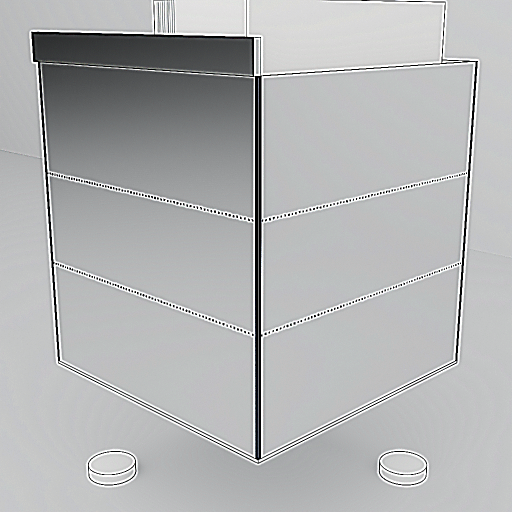
#> input picture docs/images/nv960/ours/R026.png, 1024 x 1024 px (shown at 1/2 size)
$ python -i pixel_framework.py   (imports and definitions only)
#> lines starting #> are read from the running program, lines starting #| are printed output that depends on the picture; after the words box and inside, x2 and y2 are one past the last pixel; in counts of white or black regions, pixels touching at a corner belong together
#!/usr/bin/env python3
"""像素级客观对比框架 — Pack10K vs NVIDIA USDCraft 参照渲染。

与 GPT 视觉打分并行的第二支柱 (主观+客观双框架)。
指标 (每行 6 项, 每项给出我方值/参照值/对齐度):
  H1 灰度直方图分布   32-bin 归一化直方图 L1 距离 (越小越近)
  H2 亮度均值/方差    整体曝光水平对齐
  E1 边缘密度         Sobel |>24| 像素占比 (细节丰富度)
  E2 边缘方向熵       边缘方向分布均匀度 (结构复杂度)
  C1 主色             KMeans(k=5) 主色质心与占比
  B1 背景均匀度       四角+上带区域局部标准差中位数 (无缝度, 低=好)
用法: python pixel_framework.py <ours.png> <theirs.png> [--json OUT]
"""
import sys
from pathlib import Path

import numpy as np
from PIL import Image


def load_gray(p):
    return np.asarray(Image.open(p).convert("L"), float)


def load_rgb(p):
    return np.asarray(Image.open(p).convert("RGB"), float)


# [17 lines left out: functions hist_l1, ssim_simple, not called in this run]


def sobel_edges(img):
    gx = np.zeros_like(img)
    gy = np.zeros_like(img)
    gx[1:-1, 1:-1] = (
        -img[:-2, :-2] - 2 * img[1:-1, :-2] - img[2:, :-2]
        + img[:-2, 2:] + 2 * img[1:-1, 2:] + img[2:, 2:]
    )
    gy[1:-1, 1:-1] = (
        -img[:-2, :-2] - 2 * img[:-2, 1:-1] - img[:-2, 2:]
        + img[2:, :-2] + 2 * img[2:, 1:-1] + img[2:, 2:]
    )
    mag = np.hypot(gx, gy) / 4.0
    ang = np.degrees(np.arctan2(gy, gx)) % 180.0
    return mag, ang


def edge_stats(img):
    mag, ang = sobel_edges(img)
    strong = mag > 24
    density = float(strong.mean())
    if strong.sum() > 50:
        hist, _ = np.histogram(ang[strong], bins=18, range=(0, 180))
        p = hist / max(1, hist.sum())
        p = p[p > 0]
        entropy = float(-(p * np.log(p)).sum() / np.log(18))
    else:
        entropy = 0.0
    return density, entropy


def kmeans5(rgb, iters=8, seed=0):
    px = rgb.reshape(-1, 3)[:: max(1, rgb.shape[0] * rgb.shape[1] // 20000)]
    rng = np.random.default_rng(seed)
    centers = px[rng.choice(len(px), 5, replace=False)]
    for _ in range(iters):
        d = ((px[:, None, :] - centers[None, :, :]) ** 2).sum(2)
        lab = d.argmin(1)
        for k in range(5):
            sel = px[lab == k]
            if len(sel):
                centers[k] = sel.mean(0)
    d = ((px[:, None, :] - centers[None, :, :]) ** 2).sum(2)
    lab = d.argmin(1)
    counts = np.bincount(lab, minlength=5)
    order = counts.argsort()[::-1]
    return [(centers[k].round(1).tolist(), round(float(counts[k] / len(px)), 3)) for k in order]


def bg_uniformity(img):
    """四角+上带的局部标准差中位数 (无缝度)。"""
    h, w = img.shape
    m = max(8, w // 10)
    zones = [
        img[: h // 6, :m], img[: h // 6, w - m :],
        img[h // 6: h // 3, :m], img[h // 6: h // 3, w - m :],
        img[: h // 8, w // 2 - m // 2: w // 2 + m // 2],
    ]
    stds = [float(z.std()) for z in zones if z.size > 50]
    return float(np.median(stds)) if stds else 0.0


def metrics(png_path):
    g = load_gray(png_path)
    rgb = load_rgb(png_path)
    density, entropy = edge_stats(g)
#> in sobel_edges, `gx[1:-1, 1:-1] = ( -img[:-2, :-2] - 2 * img[1:-1, :-2] - img[2:, :-2] ..`:
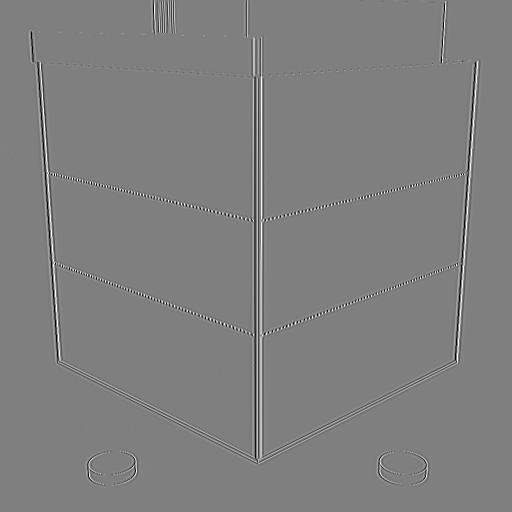
#> gx: shape (1024, 1024) float64 (shown at 1/2 size); min -1020, max 1020, mean 0.1; drawn with min black and max white
#> in sobel_edges, `gy[1:-1, 1:-1] = ( -img[:-2, :-2] - 2 * img[:-2, 1:-1] - img[:-2, 2:] ..`:
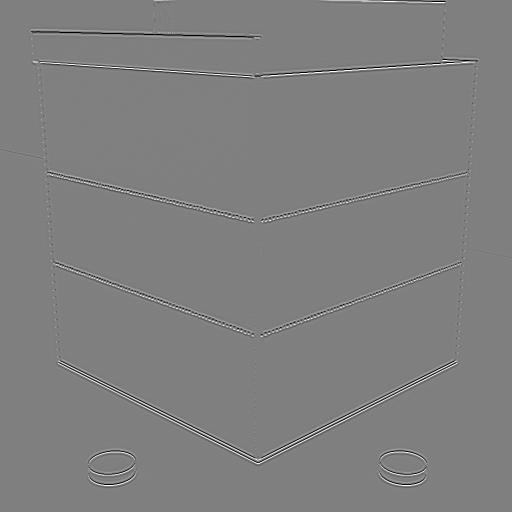
#> gy: shape (1024, 1024) float64 (shown at 1/2 size); min -1020, max 1020, mean 0; drawn with min black and max white
#> in sobel_edges, `mag = np.hypot(gx, gy) / 4.0`:
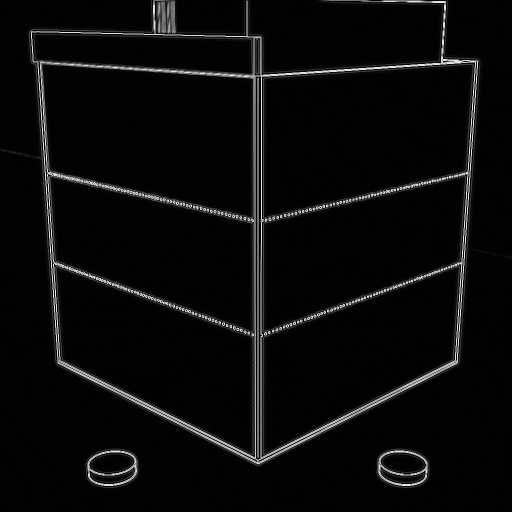
#> mag: shape (1024, 1024) float64 (shown at 1/2 size); min 0, max 285.1, mean 12.1; drawn with min black and max white
#> in sobel_edges, `ang = np.degrees(np.arctan2(gy, gx)) % 180.0`:
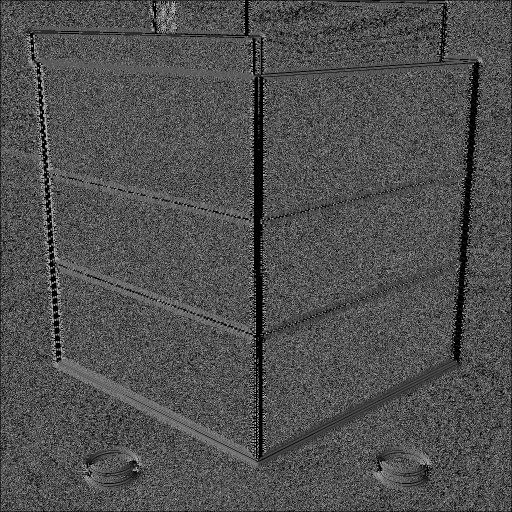
#> ang: shape (1024, 1024) float64 (shown at 1/2 size); min 0, max 179.9, mean 80.2
#> in edge_stats, `strong = mag > 24`:
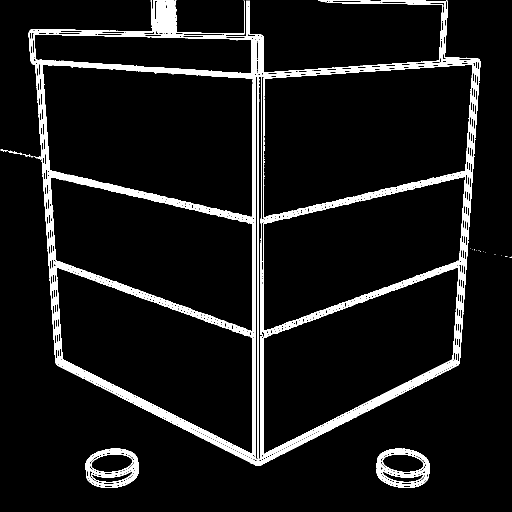
#> strong: shape (1024, 1024) bool (shown at 1/2 size); 7.2% white; 26 white regions (19 under 20 px), largest, box (x1, y1, x2, y2) and area: (57, 1, 961, 932) 66982, (752, 896, 859, 976) 3143, (170, 897, 277, 976) 2677
#> in edge_stats, `density = float(strong.mean())`: density = 0.0716
#> in edge_stats, `hist, _ = np.histogram(ang[strong], bins=18, range=(0, 180))`: hist = 18 values, max 16607 at index 0, min 453 at index 3, mean 4172.4
#> in edge_stats, `p = hist / max(1, hist.sum())`: p = 18 values, max 0.221 at index 0, min 0.00603 at index 3, mean 0.0556
#> in edge_stats, `entropy = float(-(p * np.log(p)).sum() / np.log(18))`: entropy = 0.86
#> density = 0.0716; entropy = 0.86
    return {
        "brightness_mean": round(float(g.mean()), 1),
        "brightness_std": round(float(g.std()), 1),
        "edge_density": round(density, 4),
        "edge_dir_entropy": round(entropy, 3),
        "bg_uniformity": round(bg_uniformity(g), 2),
        "dom_colors": kmeans5(rgb),
    }
#> in bg_uniformity, `stds = [float(z.std()) for z in zones if z.size > 50]`: stds = [58.38, 28, 48.66, 43.46, 67.49]
#> in kmeans5, `centers = px[rng.choice(len(px), 5, replace=False)]`: centers = [[188, 189, 190], [180, 182, 187], [128, 130, 127], [142, 144, 141], [185, 186, 187]]
#> after the loop in kmeans5, `for _ in range(iters):`: centers = [[248.3, 248.5, 248.7], [168.8, 170.5, 171.5], [33.78, 34.99, 35.58], [107.7, 109.8, 110.8], [192.7, 193.8, 194.5]]
#> in kmeans5, `counts = np.bincount(lab, minlength=5)`: counts = [1234, 3198, 871, 1518, 13344]
#> in kmeans5, `order = counts.argsort()[::-1]`: order = [4, 1, 3, 0, 2]


# [27 lines left out: function main, not called in this run]


# [2 lines not run here, left out]

>>> result = metrics('../docs/images/nv960/ours/R026.png')
#> result = 6 items

$ run again, on docs/images/nv960/ours/R038.png
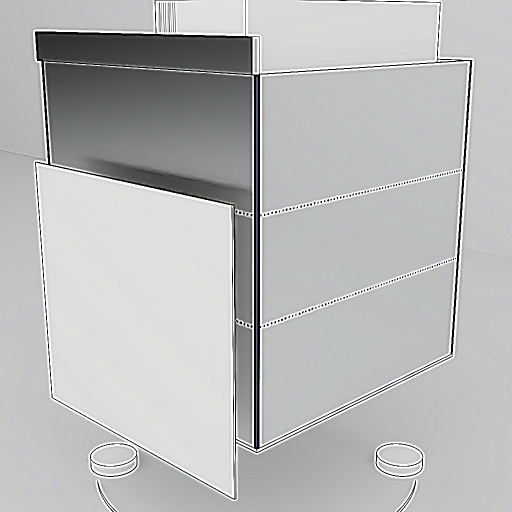
#> input picture docs/images/nv960/ours/R038.png, 1024 x 1024 px (shown at 1/2 size)
#> in sobel_edges, `ang = np.degrees(np.arctan2(gy, gx)) % 180.0`:
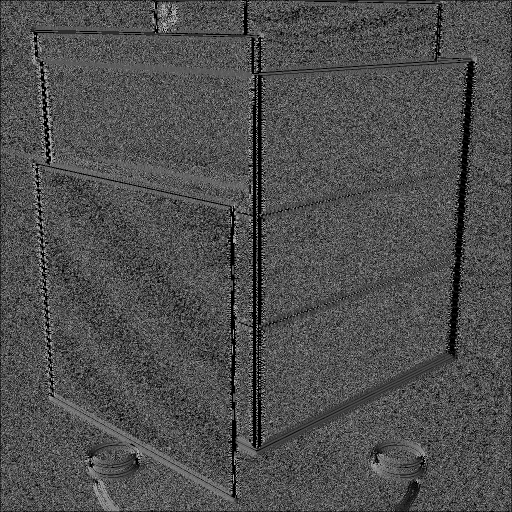
#> ang: shape (1024, 1024) float64 (shown at 1/2 size); min 0, max 179.9, mean 79.1
#> in edge_stats, `strong = mag > 24`:
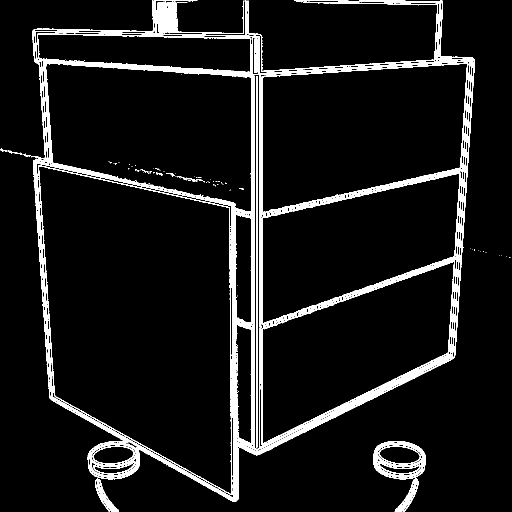
#> strong: shape (1024, 1024) bool (shown at 1/2 size); 7.2% white; 118 white regions (104 under 20 px), largest, box (x1, y1, x2, y2) and area: (45, 1, 950, 1004) 63771, (76, 330, 465, 990) 3455, (512, 152, 516, 896) 2886
#> in edge_stats, `density = float(strong.mean())`: density = 0.0724
#> hist = 18 values, max 19842 at index 0, min 595 at index 14, mean 4217.8
#> p = 18 values, max 0.261 at index 0, min 0.00784 at index 14, mean 0.0556
#> in edge_stats, `entropy = float(-(p * np.log(p)).sum() / np.log(18))`: entropy = 0.837
#> in metrics, `density, entropy = edge_stats(g)`: density = 0.0724; entropy = 0.837
#> stds = [54.06, 26.33, 46.99, 43.36, 66.41]
#> in kmeans5, `centers = px[rng.choice(len(px), 5, replace=False)]`: centers = [[226, 221, 221], [224, 228, 223], [122, 129, 130], [131, 132, 132], [185, 186, 187]]
#> after the loop in kmeans5, `for _ in range(iters):`: centers = [[220.5, 220.4, 219.7], [254.2, 254.2, 254.3], [29.08, 30.01, 30.39], [109.8, 111.6, 111.9], [189.1, 190.4, 191.1]]
#> counts = [4827, 938, 900, 2190, 11310]
#> order = [4, 0, 3, 1, 2]
#> result = 6 items
